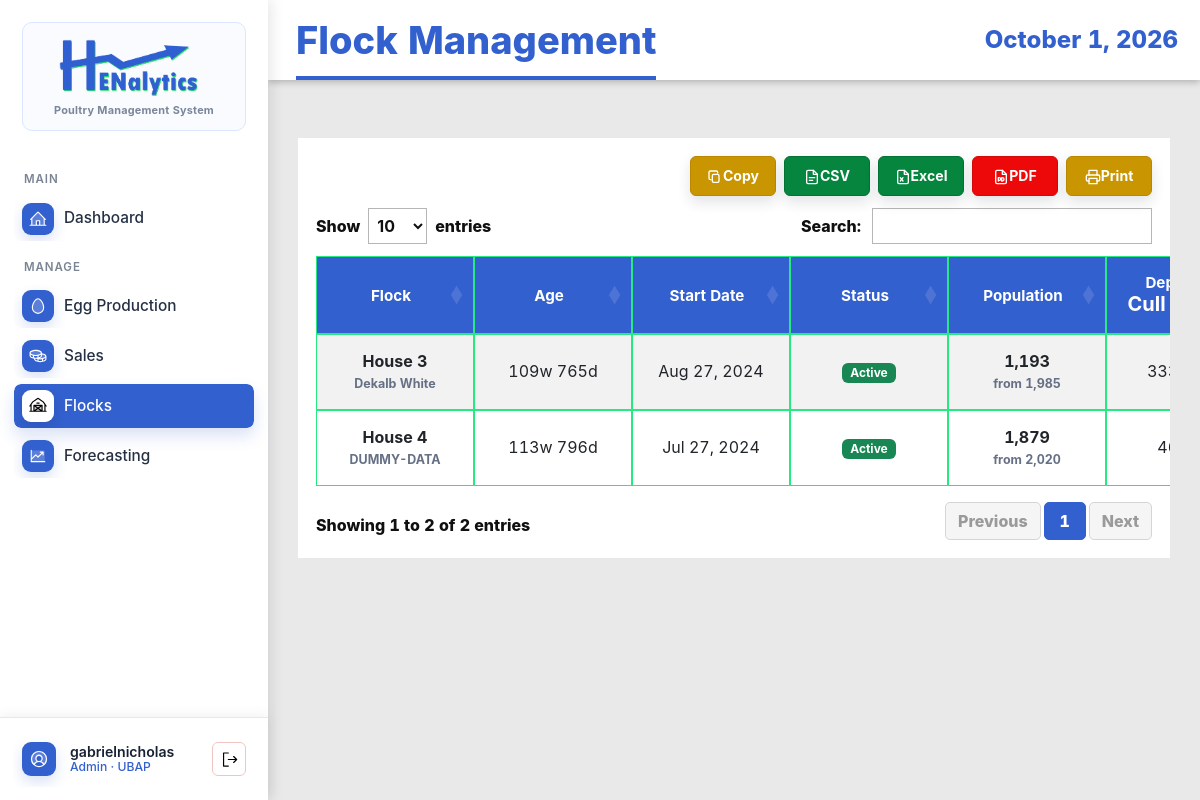
Page /flocks/ (signed in) on the earlier database version.
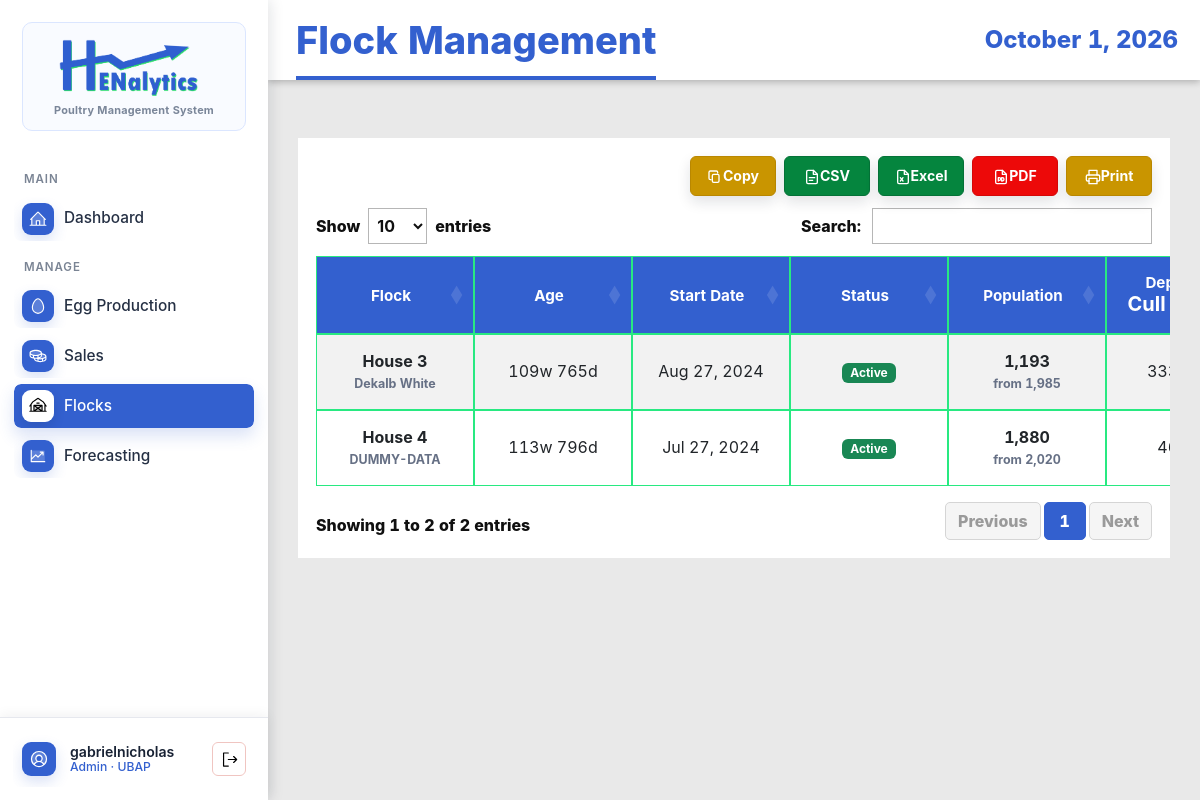
Same page on the later database version.
### EggProduction/models.py (models this page shows, shortened)
class Flock(models.Model):
    STATUS_CHOICES = (
        ('active', 'Active'),
        ('inactive', 'Inactive'),
        ('culled', 'Culled'),
    )
    house_no = models.IntegerField()
    breed_strain = models.CharField(max_length=100)
    date_started = models.DateField()
    initial_hen_count = models.IntegerField(validators=[MinValueValidator(1)])
    status = models.CharField(max_length=20, choices=STATUS_CHOICES, default='active')
    notes = models.TextField(blank=True, null=True)
    created_at = models.DateTimeField(auto_now_add=True)
    updated_at = models.DateTimeField(auto_now=True)
    class Meta:
        ordering = ['-date_started']
        unique_together = ['house_no', 'date_started']

### EggProduction/views.py (the view)
# urls.py: path('flocks/', views.FlockListView.as_view(), name='flock-list'),
class FlockListView(LoginRequiredMixin, ListView):
    model = Flock
    template_name = 'egg_production/flock_list.html'
    context_object_name = 'flocks'
    ordering = ['-date_started']
    def get_queryset(self):
        flocks = list(super().get_queryset())
        today = timezone.localdate()
        for flock in flocks:
            latest_log = (
                ProductionLog.objects
                .filter(flock=flock)
                .order_by('-log_date', '-pk')
                .first()
            )
            totals = ProductionLog.objects.filter(flock=flock).aggregate(
                dead=models.Sum('dead_count'),
                culled=models.Sum('culled_count'),
                feed=models.Sum('feed_bags'),
            )
            age_days = max((today - flock.date_started).days, 0)
            flock.table_age_weeks = age_days // 7
            flock.table_age_days = age_days
            flock.table_current_population = (
                latest_log.hen_count
                if latest_log
                else flock.initial_hen_count
            )
            flock.table_dead_count = totals['dead'] or 0
            flock.table_culled_count = totals['culled'] or 0
            flock.table_feed_bags = totals['feed'] or 0
        return flocks

### EggProduction/templates/egg_production/flock_list.html (shortened to what this page needs)
{% extends 'base.html' %}
{% load humanize %}
{% block page_title %}Flock Management{% endblock %}
{% block content %}
<div class="table-responsive">
    <table class="table table-striped table-hover prototype-table js-data-table"
        data-export-title="Flock Management"
        data-export-enabled="{% if user.is_superuser or user.userprofile.role == 'admin' %}true{% else %}false{% endif %}">
        <thead class="table-dark">
            <tr>
                <th>Flock</th>
                <th>Age</th>
                <th>Start Date</th>
                <th>Status</th>
                <th>Population</th>
                <th>Depletion<br><span class="fs-5">Cull | Dead</span></th>
            </tr>
        </thead>
        <tbody>
            {% for flock in flocks %}
            <tr>
                <td>
                    <strong>House {{ flock.house_no }}</strong>
                    <small class="table-subtext">{{ flock.breed_strain }}</small>
                </td>
                <td>{{ flock.table_age_weeks|intcomma }}w {{ flock.table_age_days|intcomma }}d</td>
                <td>{{ flock.date_started|date:"M d, Y" }}</td>
                <td>
                    {% if flock.status == 'active' %}
                    <span class="badge bg-success">Active</span>
                    {% else %}
                    <span class="badge bg-secondary">{{ flock.get_status_display }}</span>
                    {% endif %}
                </td>
                <td>
                    <strong>{{ flock.table_current_population|intcomma }}</strong>
                    <small class="table-subtext">from {{ flock.initial_hen_count|intcomma }}</small>
                </td>
                <td>{{ flock.table_culled_count|intcomma }} | {{ flock.table_dead_count|intcomma }}</td>
            </tr>
            {% endfor %}
        </tbody>
    </table>
</div>
{% endblock %}

Differences in the rows shown:
changed Flock "Jul 27, 2024": table_current_population "1,879" → "1,880"
